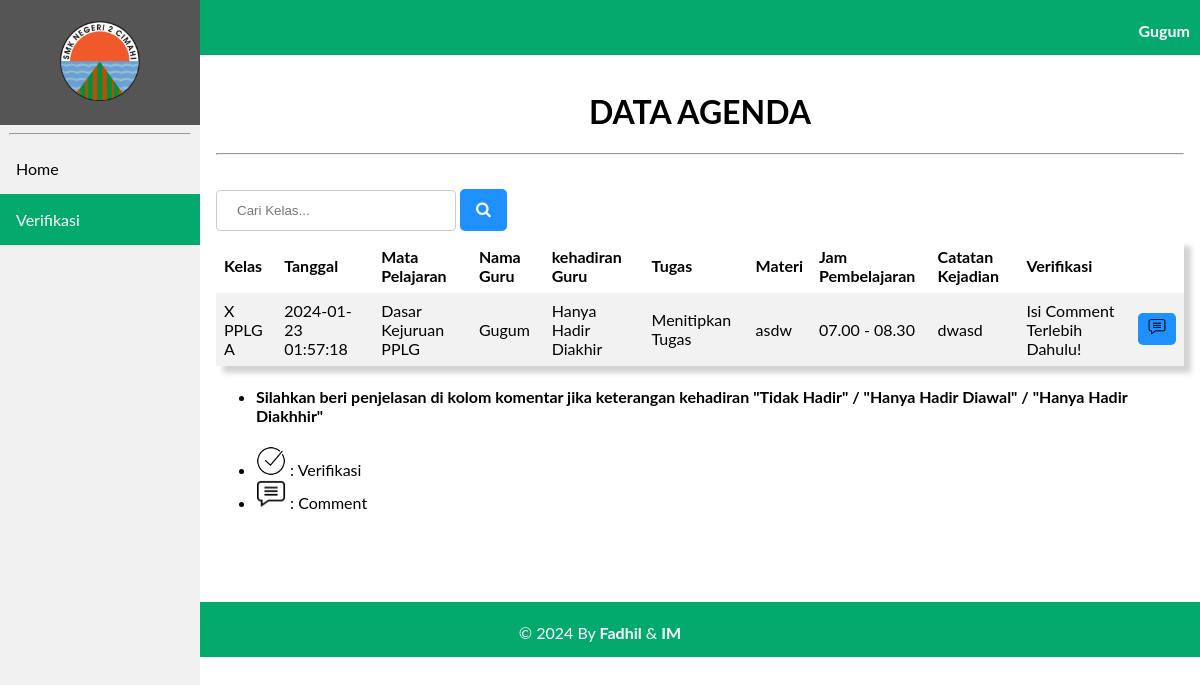
The app's page /agenda/verifikasi.php?id=198111032008011005, older data.
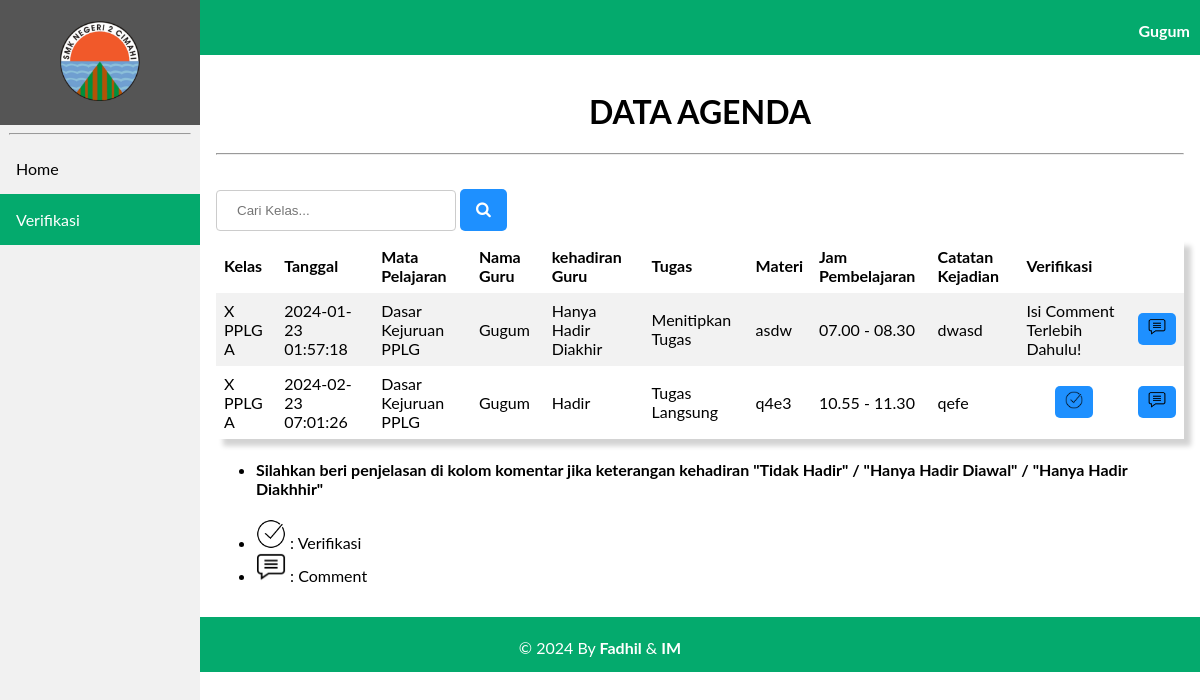
The same page, newer data.
### tables this page shows
CREATE TABLE `tb_guru` (
  `nip` varchar(18) NOT NULL,
  `id_mapel` varchar(6) NOT NULL,
  `nama_guru` varchar(100) NOT NULL,
  `password` varchar(100) NOT NULL,
  `role` int(11) NOT NULL
);

CREATE TABLE `tb_agenda` (
  `id_agenda` int(11) NOT NULL,
  `tgl` timestamp NOT NULL DEFAULT current_timestamp() ON UPDATE current_timestamp(),
  `jam_masuk` varchar(50) NOT NULL,
  `jam_selesai` varchar(50) NOT NULL,
  `nip` varchar(18) NOT NULL,
  `id_kelas` varchar(6) NOT NULL,
  `id_mapel` varchar(6) NOT NULL,
  `tugas` enum('Tugas Langsung','Menitipkan Tugas','Tidak Ada Tugas') NOT NULL,
  `materi` varchar(200) NOT NULL,
  `evaluasi` varchar(200) NOT NULL,
  `kehadiran` enum('Hadir','Tidak Hadir','Hanya Hadir Diakhir','Hanya Hadir Diawal') NOT NULL,
  `verifikasi` varchar(50) NOT NULL,
  `comment` text NOT NULL
);

CREATE TABLE `tb_kelas` (
  `id_kelas` varchar(6) NOT NULL,
  `nama_kelas` varchar(50) NOT NULL,
  `username` varchar(50) NOT NULL,
  `password` varchar(50) NOT NULL,
  `role` int(11) NOT NULL
);

CREATE TABLE `tb_mapel` (
  `id_mapel` varchar(6) NOT NULL,
  `nama_mapel` varchar(70) NOT NULL
);

### agenda/verifikasi.php (the view, shortened to what this page needs)
<?php
    include 'koneksi.php';
    $nip = $_GET['id'];
    $sql = "SELECT tb_agenda.id_agenda, tb_mapel.nama_mapel, tb_agenda.materi, tb_agenda.tugas, tb_guru.nama_guru, tb_agenda.kehadiran, tb_kelas.nama_kelas,
    tb_agenda.tgl, tb_agenda.evaluasi, tb_agenda.verifikasi, tb_agenda.jam_masuk, tb_agenda.jam_selesai, tb_agenda.comment FROM tb_agenda INNER JOIN tb_mapel ON tb_agenda.id_mapel = tb_mapel.id_mapel
    INNER JOIN tb_guru ON tb_agenda.nip = tb_guru.nip INNER JOIN tb_kelas ON tb_agenda.id_kelas = tb_kelas.id_kelas WHERE tb_agenda.nip = '$nip'";
    $level = mysqli_query($Conn, $sql);
    $sql1 = "SELECT * FROM tb_guru WHERE nip='$nip'";
    $k = mysqli_query($Conn,$sql1);
?>
<!DOCTYPE html>
<html>
<head>
    <link rel="stylesheet" href="navbar.css">
    <link rel="stylesheet" href="https://cdnjs.cloudflare.com/ajax/libs/font-awesome/4.7.0/css/font-awesome.min.css">
<body>
    <header>
        <div class="sidebar">
            <a href="beranda.php?id=<?= $nip ?>"><center><img src="image/2cmi.PNG" style="width: 80px; padding: 5px;"></center></a>
            <hr  style="width: 90%;">
            <a href="beranda2.php?id=<?= $nip ?>">Home</a>
            <a class="active" href="verifikasi.php?id=<?= $nip ?>">Verifikasi</a>
        </div>
    </header>
    <div class="head">
        <?php
              foreach($k as $nama){ ?>
              <p style="margin-right: 10px;"><b><?= $nama['nama_guru'] ?></b></p>
            <?php
              }
          ?>
    </div>
    <div class="content">
    <center>
<h1>DATA AGENDA</h1><hr> </center>
<br>
<form action="search_verifikasi.php" method="POST">
    <input type="text" name="search" placeholder="Cari Kelas...">
    <button class="btn1" name="submit"><i class="fa fa-search"></i></button>
</form>
<center>
<table style="box-shadow: 7px 7px 5px lightgrey;">
        <tr>
            <th>Kelas</th>
            <th>Tanggal </th>
            <th>Mata Pelajaran</th>
            <th>Nama Guru</th>
            <th>kehadiran Guru</th>
            <th>Tugas </th>
            <th>Materi</th>
            <th>Jam Pembelajaran </th>
            <th>Catatan Kejadian </th>
            <th colspan="2">Verifikasi</th>
        </tr>
    <?php foreach ($level as $row) : ?>
            <tr>
                <td><?= $row["nama_kelas"];?></td>
                <td><?= $row["tgl"];?></td>
                <td><?= $row["nama_mapel"];?></td>
                <td><?= $row["nama_guru"];?></td>
                <td><?= $row["kehadiran"];?></td>
                <td><?= $row["tugas"];?></td>
                <td><?= $row["materi"];?></td>
                <td><?= $row["jam_masuk"]." - ".$row['jam_selesai'];?></td>
                <td><?= $row["evaluasi"];?></td>
                <?php
                    $status = $row['verifikasi'];
                    if($status == "Sudah Verifikasi"){ ?>
                        <td><center><?= $status;?></center></td>
                        <td><a href="comment.php?id=<?= $row["id_agenda"]; ?>&nip=<?= $nip;?>" style="text-decoration: none;""><button class="btn"><img src="image/comment.PNG" width="18px"></button></a></td>
                <?php
                    }else{
                        if($row['kehadiran'] != "Hadir" && $row['comment'] == ""){
                ?>
                    <td>Isi Comment Terlebih Dahulu!</td>
                    <td><center><a href="comment.php?id=<?= $row["id_agenda"]; ?>&nip=<?= $nip;?>" style="text-decoration: none;""><button class="btn"><img src="image/comment.PNG" width="18px"></button></a></center></td>
                <?php
                        }else{ ?>
                     <td><center><a href="proses_verifikasi.php?id=<?= $row["id_agenda"]; ?>&nip=<?= $row["nip"];?>" style="text-decoration: none;"><button class="btn"><img src="image/ceklis.PNG" width="18px"></button></a></center></td>
                        <td><center><a href="comment.php?id=<?= $row["id_agenda"]; ?>&nip=<?= $nip;?>" style="text-decoration: none;""><button class="btn"><img src="image/comment.PNG" width="18px"></button></button></a></center></td>
                <?php
                        }
                    }
                ?>
            </tr>
            <?php endforeach ;
            ?>
</table>
    </center>
<ul>
    <li>
        <h4>Silahkan beri penjelasan di kolom komentar jika keterangan kehadiran "Tidak Hadir" / "Hanya Hadir Diawal" / "Hanya Hadir Diakhhir"</h4>
    </li>
    <li>
        <img src="image/ceklis.PNG" width="30px"> :
        Verifikasi
    </li>
    <li>
        <img src="image/comment.PNG" width="30px"> :
        Comment
    </li>
</ul>
</div>
<div class="footer">
        <p>&copy; 2024 By <b>Fadhil</b> & <b>IM</b></p>
    </div>

Row changes from the older to the newer data that the page shows:
added tb_agenda: id_kelas.nama_kelas "X PPLG A", tgl "2024-02-23 07:01:26", id_mapel.nama_mapel "Dasar Kejuruan PPLG", nip.nama_guru "Gugum", kehadiran "Hadir", tugas "Tugas Langsung", materi "q4e3", jam_masuk "10.55", jam_selesai "11.30", evaluasi "qefe"
